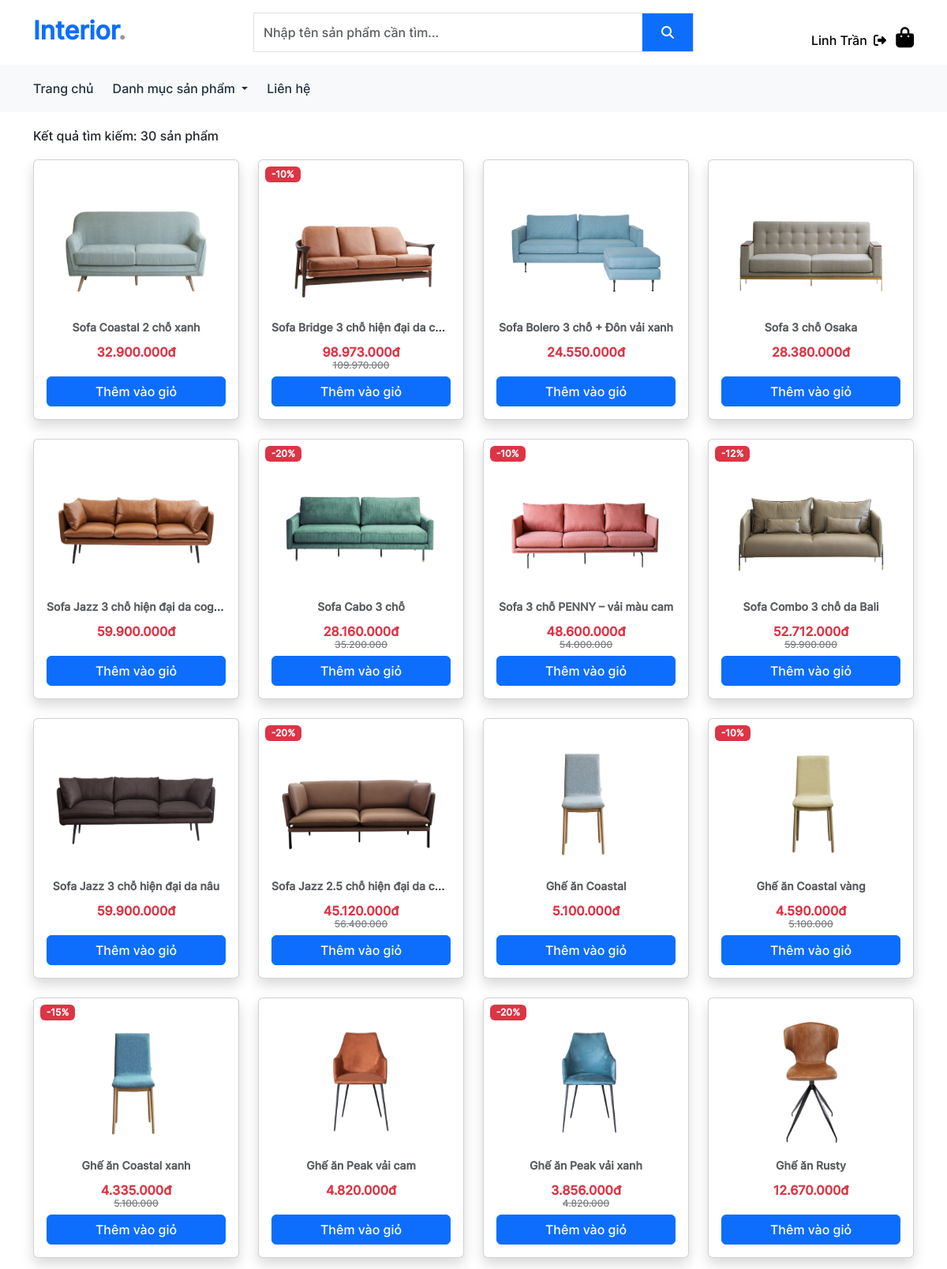
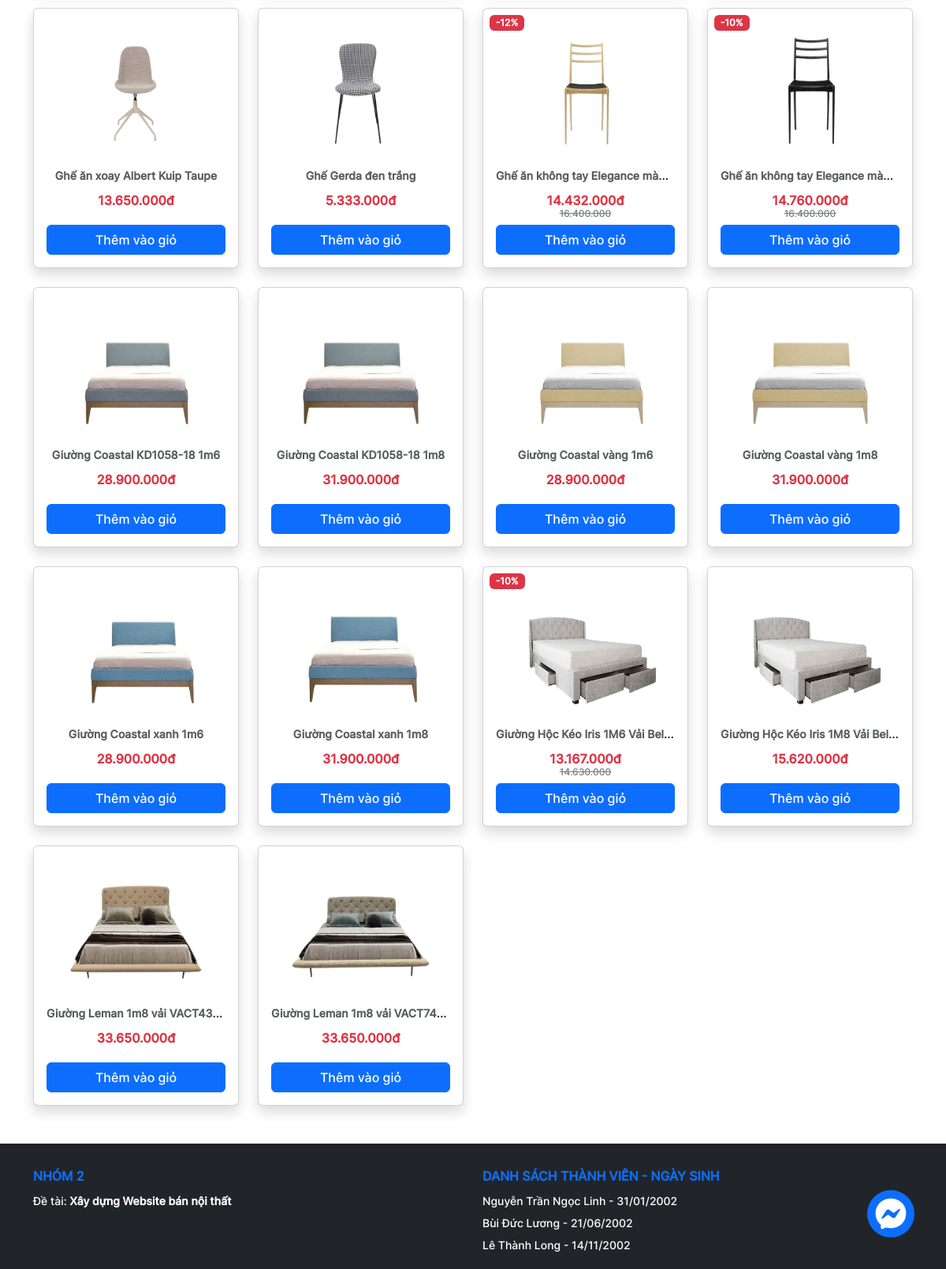
The app's page /search.php (signed in) with its own data (2 pictures, top to bottom).
### tables this page shows
CREATE TABLE `products` (
  `id` int(11) NOT NULL,
  `name` varchar(100) NOT NULL,
  `quantity` int(11) NOT NULL,
  `price` int(11) NOT NULL,
  `discount` int(11) NOT NULL,
  `image` text NOT NULL,
  `category_id` int(11) NOT NULL,
  `description` text NOT NULL
);

### classes/database.php (called while the page is built, shortened)
<?php
class Database
{
  private $conn = null;
  public function __construct()
  {
    $this->conn = new mysqli(DB_HOST, DB_USER, DB_PASS, DB_NAME);
  }
  public function getProductsByName($keywords)
  {
    $data = array();
    $sql = "SELECT * FROM products WHERE name LIKE '%" . $keywords . "%'";
    $stmt = $this->conn->prepare($sql);
    $stmt->execute();
    $result = $stmt->get_result();
    while ($row = $result->fetch_assoc()) {
      $data[] = $row;
    }
    if ($result->num_rows > 0) {
      return $data;
    }
    return 0;
  }
}

### search.php (the view, shortened to what this page needs)
<!DOCTYPE html>
<html lang="en">
<head>
  <link rel="stylesheet" href="./assets/fonts/css/all.min.css" />
  <link rel="stylesheet" href="./lib/boostrap/css/bootstrap.min.css" />
  <link rel="stylesheet" href="./assets/css/app.css" />
</head>
<body>
  <div id="root">
    <?php
    include_once("./includes/header.php");
    include_once("./includes/messenger.php");
    require_once("./classes/database.php");
    $keywords = $_GET["search"];
    $db = new Database();
    $products = $db->getProductsByName($keywords);
    ?>
    <section class="mb-5" style="min-height: 50vh;">
      <div class="container">
        <p class="pb-3">Kết quả tìm kiếm: <?= !empty($products) ? count($products) : 0 ?> sản phẩm</p>
        <div class="row row-gap-4">
          <?php
          if (!empty($products)) :
            foreach ($products as $p) :
          ?>
              <div class="col-lg-3">
                <div class="card shadow overflow-hidden">
                  <div class="card-body position-relative">
                    <div class="position-absolute top-0 start-0 <?= $p["discount"] == 0 ? 'd-none' : '' ?>">
                      <span class="badge rounded bg-danger ms-2 mt-2">-<?= $p["discount"] ?>%</span>
                    </div>
                    <img src="./assets/images/<?= $p["image"] ?>" class="card-img-top" height="181" loading="lazy" alt="..." />
                    <p class="card-title">
                      <a href="product_detail.php?id=<?= $p["id"] ?>" class="fw-bold text-decoration-none text-muted">
                        <div class="line__clamp text-center">
                          <small><?= $p["name"] ?></small>
                        </div>
                      </a>
                    </p>
                    <div class="text-center pt-2">
                      <h6 style="height: 40px;">
                        <span class="text-danger"><?= number_format($p["price"] - ($p["price"] * $p["discount"] / 100), 0, '', '.') ?>đ</span>
                        <p class="fw-light text-decoration-line-through <?= $p["discount"] == 0 ? 'd-none' : '' ?>" style="font-size: 12px;opacity: 0.6">
                          <?= number_format($p["price"], 0, '', '.') ?>
                        </p>
                      </h6>
                    </div>
                    <div class="d-grid">
                      <button class="add-to-cart btn btn-primary" data-id="<?= $p["id"] ?>" title="Thêm vào giỏ hàng">
                        Thêm vào giỏ
                      </button>
                    </div>
                  </div>
                </div>
              </div>
          <?php
            endforeach;
          endif; ?>
        </div>
      </div>
    </section>
    <?php
    include_once("./includes/footer.php");
    ?>
  </div>
</body>
</html>

### assets/css/app.css (style rules this page uses)
:root { --bg-color: #eff2f1; --white-color: #fff; --black-color: #000; --text-color: #21313c; }
body { font-family: 'Inter', sans-serif; font-weight: 400; line-height: 28px; scroll-behavior: smooth; }
button, input, textarea { font-family: 'Inter', sans-serif; }
h1, h2, h3, h4, h5, h6 { font-weight: 700; margin: 0; }
p { margin: 0 !important; }
.line__clamp { white-space: nowrap; overflow: hidden; text-overflow: ellipsis; }

### records on screen
products: image (picture), name "Sofa Coastal 2 chỗ xanh", $p["price"] - ($p["price"] * $p["discount"] / 100) "32.900.000"
products: discount "10", image (picture), name "Sofa Bridge 3 chỗ hiện đại da c…", $p["price"] - ($p["price"] * $p["discount"] / 100) "98.973.000", price "109.970.000"
products: image (picture), name "Sofa Bolero 3 chỗ + Đôn vải xanh", $p["price"] - ($p["price"] * $p["discount"] / 100) "24.550.000"
products: image (picture), name "Sofa 3 chỗ Osaka", $p["price"] - ($p["price"] * $p["discount"] / 100) "28.380.000"
products: image (picture), name "Sofa Jazz 3 chỗ hiện đại da cog…", $p["price"] - ($p["price"] * $p["discount"] / 100) "59.900.000"
products: discount "20", image (picture), name "Sofa Cabo 3 chỗ", $p["price"] - ($p["price"] * $p["discount"] / 100) "28.160.000", price "35.200.000"
products: discount "10", image (picture), name "Sofa 3 chỗ PENNY – vải màu cam", $p["price"] - ($p["price"] * $p["discount"] / 100) "48.600.000", price "54.000.000"
products: discount "12", image (picture), name "Sofa Combo 3 chỗ da Bali", $p["price"] - ($p["price"] * $p["discount"] / 100) "52.712.000", price "59.900.000"
products: image (picture), name "Sofa Jazz 3 chỗ hiện đại da nâu", $p["price"] - ($p["price"] * $p["discount"] / 100) "59.900.000"
products: discount "20", image (picture), name "Sofa Jazz 2.5 chỗ hiện đại da c…", $p["price"] - ($p["price"] * $p["discount"] / 100) "45.120.000", price "56.400.000"
products: image (picture), name "Ghế ăn Coastal", $p["price"] - ($p["price"] * $p["discount"] / 100) "5.100.000"
products: discount "10", image (picture), name "Ghế ăn Coastal vàng", $p["price"] - ($p["price"] * $p["discount"] / 100) "4.590.000", price "5.100.000"
products: discount "15", image (picture), name "Ghế ăn Coastal xanh", $p["price"] - ($p["price"] * $p["discount"] / 100) "4.335.000", price "5.100.000"
products: image (picture), name "Ghế ăn Peak vải cam", $p["price"] - ($p["price"] * $p["discount"] / 100) "4.820.000"
products: discount "20", image (picture), name "Ghế ăn Peak vải xanh", $p["price"] - ($p["price"] * $p["discount"] / 100) "3.856.000", price "4.820.000"
products: image (picture), name "Ghế ăn Rusty", $p["price"] - ($p["price"] * $p["discount"] / 100) "12.670.000"
products: image (picture), name "Ghế ăn xoay Albert Kuip Taupe", $p["price"] - ($p["price"] * $p["discount"] / 100) "13.650.000"
products: image (picture), name "Ghế Gerda đen trắng", $p["price"] - ($p["price"] * $p["discount"] / 100) "5.333.000"
products: discount "12", image (picture), name "Ghế ăn không tay Elegance mà…", $p["price"] - ($p["price"] * $p["discount"] / 100) "14.432.000", price "16.400.000"
products: discount "10", image (picture), name "Ghế ăn không tay Elegance mà…", $p["price"] - ($p["price"] * $p["discount"] / 100) "14.760.000", price "16.400.000"
products: image (picture), name "Giường Coastal KD1058-18 1m6", $p["price"] - ($p["price"] * $p["discount"] / 100) "28.900.000"
products: image (picture), name "Giường Coastal KD1058-18 1m8", $p["price"] - ($p["price"] * $p["discount"] / 100) "31.900.000"
products: image (picture), name "Giường Coastal vàng 1m6", $p["price"] - ($p["price"] * $p["discount"] / 100) "28.900.000"
products: image (picture), name "Giường Coastal vàng 1m8", $p["price"] - ($p["price"] * $p["discount"] / 100) "31.900.000"
products: image (picture), name "Giường Coastal xanh 1m6", $p["price"] - ($p["price"] * $p["discount"] / 100) "28.900.000"
products: image (picture), name "Giường Coastal xanh 1m8", $p["price"] - ($p["price"] * $p["discount"] / 100) "31.900.000"
products: discount "10", image (picture), name "Giường Hộc Kéo Iris 1M6 Vải Bel…", $p["price"] - ($p["price"] * $p["discount"] / 100) "13.167.000", price "14.630.000"
products: image (picture), name "Giường Hộc Kéo Iris 1M8 Vải Bel…", $p["price"] - ($p["price"] * $p["discount"] / 100) "15.620.000"
products: image (picture), name "Giường Leman 1m8 vải VACT4328", $p["price"] - ($p["price"] * $p["discount"] / 100) "33.650.000"
products: image (picture), name "Giường Leman 1m8 vải VACT7464", $p["price"] - ($p["price"] * $p["discount"] / 100) "33.650.000"

### other values on screen
$_SESSION["user"]["full_name"] "Linh Trần"
count($products) "30"
